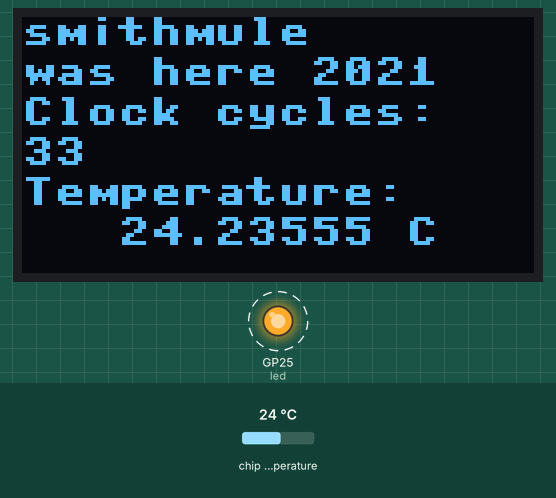
Simulated run of this program. Board: Raspberry Pi Pico running MicroPython. Parts: 128×64 one-colour display, output pins drawn as LEDs (lit = HIGH). Dashed ring = blinking. The test bench sets the inputs (shaded band); at power-on: chip temperature 24 °C. Threads take turns every 2 ms; library files of the repository ran but are not shown: ssd1306.py; what the program prints to the serial console is not drawn.

Above: at 6.2 s.
6.3 s: chip temperature set to 1 °C
At 7.01 s:
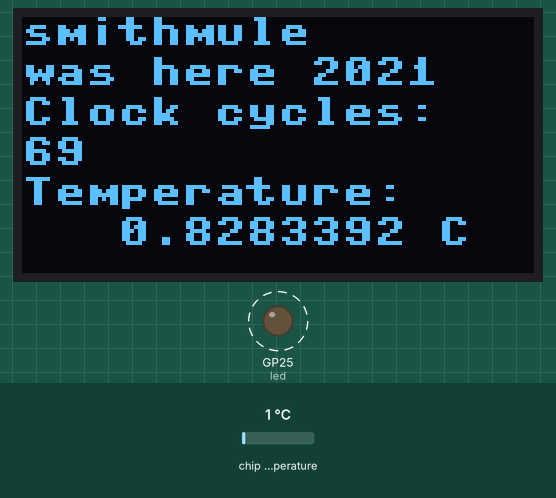
8.0 s: chip temperature set to 11 °C
At 8.56 s:
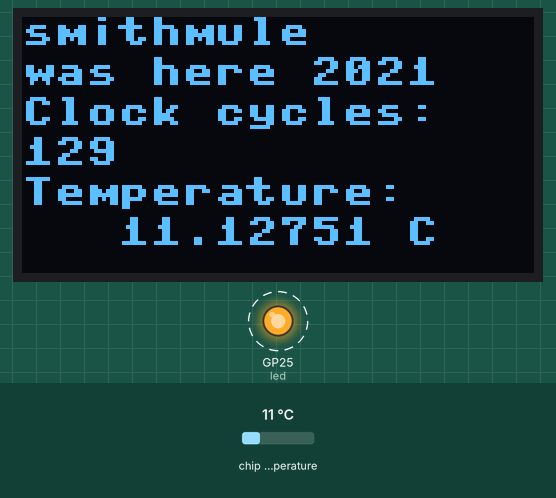
9.6 s: chip temperature set to 22 °C
At 9.8 s:
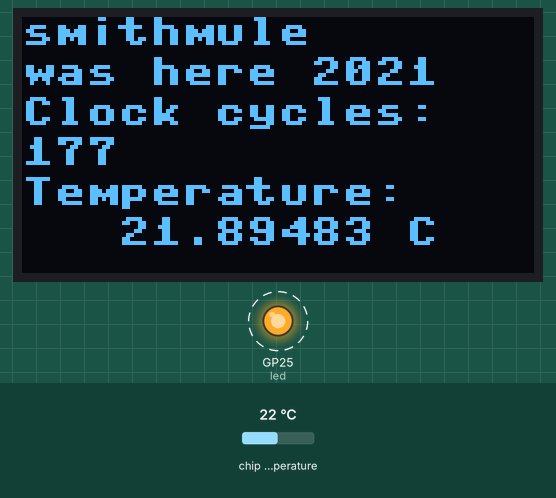
11.1 s: chip temperature set to 1 °C
At 11.35 s:
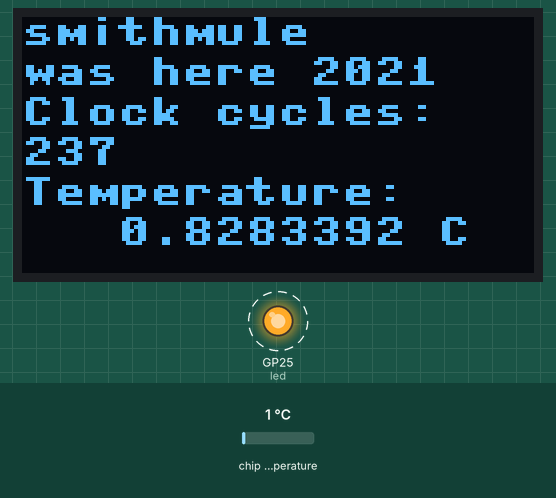
Timing chart, 0 to 15.1 s (numbered marks = the images above; inputs shaded):
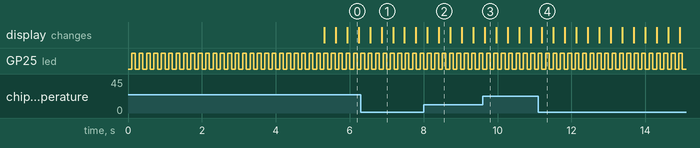

The program:

2_thread.py
```python
import ssd1306
import machine
import time
import _thread
from machine import Pin, Timer
global tim

tim = Timer()

def blink_thread():
    def tick(timer):
        global tim
        led = Pin(25, Pin.OUT)
        led.toggle()
    tim.init(freq=10, mode=Timer.PERIODIC, callback=tick)

_thread.start_new_thread(blink_thread, ())


WIDTH = 128
HEIGHT = 64
times = 0
i2c = machine.I2C(0)
sensor = machine.ADC(4)
conversion_factor = 3.3 / (65535)

oled = ssd1306.SSD1306_I2C(WIDTH, HEIGHT, i2c)
print("loading")
oled.fill(0)
oled.text("MicroPython", 15, 0)
oled.text("on Pi Pico", 20, 10)
oled.text("OLED+TEMP+THREAD", 0, 30)
oled.text("v0.2", 40,40)
oled.text("01/02 2021", 25, 50)
oled.show()
time.sleep(5)

while True:
    reading = sensor.read_u16() * conversion_factor
    temperature = 27 - (reading - 0.706)/0.001721

    oled.fill(0)
    oled.text("smithmule", 0, 0)
    oled.text("was here 2021", 0, 10)
    oled.text("Clock cycles:", 0, 20)
    oled.text(str(times), 0, 30)
    oled.text("Temperature:", 0, 40)
    oled.text(str(temperature)+" C", 24, 50)
    times = times + 1
    oled.show()
```

Measured:
- by itself, GP25 (led): alternates HIGH for 0.10 s and LOW for 0.10 s
